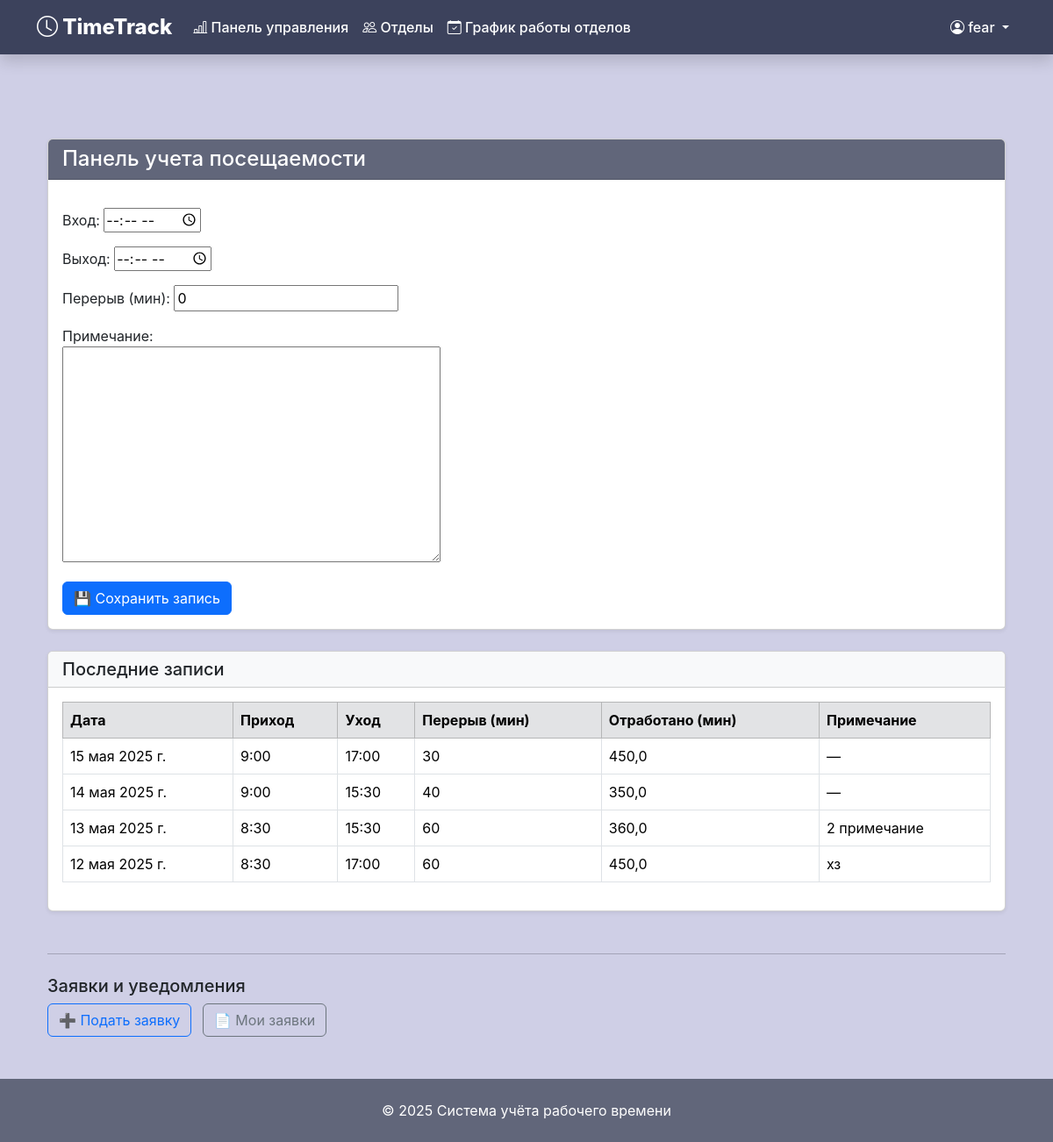
The app's page /statistics/ (signed in) with its own data.
### time_site/models.py (models this page shows, shortened)
class CustomUser(AbstractUser):
    email = models.EmailField(
        _('Электронная почта'),
        blank=False
    )
    ROLE_CHOICES = [
        ('Сотрудник', 'Сотрудник'),
        ('Руководитель', 'Руководитель'),
        ('Администратор', 'Администратор'),
    ]
    role = models.CharField(
        _('Роль'),
        max_length=50,
        choices=ROLE_CHOICES,
        default='Сотрудник'
    )
    post = models.CharField(
        _('Должность'),
        max_length=50,
        blank=True
    )
    hire_date = models.DateField(
        _('Дата приёма на работу'),
        default=timezone.now
    )
    phone = models.CharField(
        _('Телефон'),
        max_length=20,
        blank=True
    )
    description = models.TextField(
        _('Описание'),
        blank=True
    )
    department = models.ForeignKey(
        Department,
        on_delete=models.SET_NULL,
        null=True,
        blank=True,
        related_name='employees',
        verbose_name='Отдел'
    )
    is_active = models.BooleanField(
        _('Активен'),
        default=True
    )
    class Meta:
        verbose_name = 'Пользователь'
        verbose_name_plural = 'Пользователи'

class WorkLog(models.Model):
    user = models.ForeignKey(settings.AUTH_USER_MODEL, on_delete=models.CASCADE)
    date = models.DateField(default=timezone.now)
    check_in = models.TimeField(null=True, blank=True, verbose_name="Вход")
    check_out = models.TimeField(null=True, blank=True, verbose_name="Выход")
    break_minutes = models.PositiveIntegerField(default=0, verbose_name="Перерыв (мин)")
    note = models.TextField(blank=True, verbose_name="Примечание")
    @property
    def worked_time_minutes(self):
        if self.check_in and self.check_out:
            delta = datetime.combine(date.min, self.check_out) - datetime.combine(date.min, self.check_in)
            return max((delta.total_seconds() // 60) - self.break_minutes, 0)
        return 0
    class Meta:
        verbose_name = "Запись рабочего времени"
        verbose_name_plural = "Рабочие записи"
        unique_together = ['user', 'date']

### time_site/views/statistics.py (the view)
# urls.py: path('statistics/', my_statistics_view, name='my_statistics'),
@login_required
def my_statistics_view(request):
    today = now().date()
    logs = WorkLog.objects.filter(user=request.user).order_by('-date')[:30]
    if request.method == 'POST':
        form = WorkLogForm(request.POST)
        if form.is_valid():
            log, created = WorkLog.objects.get_or_create(user=request.user, date=today)
            for field in form.cleaned_data:
                setattr(log, field, form.cleaned_data[field])
            log.save()
            return redirect('my_statistics')
    else:
        form = WorkLogForm()
    return render(request, 'statistics/my_stats.html', {
        'form': form,
        'logs': logs,
        'today': today,
    })

### time_site/forms.py
class WorkLogForm(forms.ModelForm):
    class Meta:
        model = WorkLog
        fields = ['check_in', 'check_out', 'break_minutes', 'note']
        widgets = {
            'check_in': forms.TimeInput(attrs={'type': 'time'}),
            'check_out': forms.TimeInput(attrs={'type': 'time'}),
        }

### time_site/templates/statistics/my_stats.html (shortened to what this page needs)
{% extends 'base.html' %}
{% block content %}
<div class="container mt-5">
  <div class="card shadow-sm mb-4">
    <div class="card-header text-white" style="background-color: var(--secondary-color);">
      <h4 class="mb-0">Панель учета посещаемости</h4>
    </div>
    <div class="card-body">
      <form method="post">
        <div class="mb-3" style="max-width: 400px;">
          {{ form.check_in.label_tag }} {{ form.check_in }}
        </div>
        <div class="mb-3" style="max-width: 400px;">
          {{ form.check_out.label_tag }} {{ form.check_out }}
        </div>
        <div class="mb-3" style="max-width: 400px;">
          {{ form.break_minutes.label_tag }} {{ form.break_minutes }}
        </div>
        <div class="mb-3" style="max-width: 400px;">
          {{ form.note.label_tag }} {{ form.note }}
        </div>
        <button type="submit" class="btn btn-primary">
          💾 Сохранить запись
        </button>
      </form>
    </div>
  </div>
  <div class="card shadow-sm mb-5">
    <div class="card-header bg-light">
      <h5 class="mb-0">Последние записи</h5>
    </div>
    <div class="card-body">
      <div class="table-responsive">
        <table class="table table-bordered table-hover align-middle">
          <thead class="table-secondary">
            <tr>
              <th>Дата</th>
              <th>Приход</th>
              <th>Уход</th>
              <th>Перерыв (мин)</th>
              <th>Отработано (мин)</th>
              <th>Примечание</th>
            </tr>
          </thead>
          <tbody>
            {% for log in logs %}
            <tr>
              <td>{{ log.date }}</td>
              <td>{{ log.check_in|default:"—" }}</td>
              <td>{{ log.check_out|default:"—" }}</td>
              <td>{{ log.break_minutes }}</td>
              <td>{{ log.worked_time_minutes }}</td>
              <td>{{ log.note|default:"—" }}</td>
            </tr>
            {% empty %}
            <tr>
              <td colspan="6" class="text-center text-muted">Нет записей</td>
            </tr>
            {% endfor %}
          </tbody>
        </table>
      </div>
    </div>
  </div>
  <hr>
  <div class="mt-4">
    <h5>Заявки и уведомления</h5>
    <a href="{% url 'leave_form' %}" class="btn btn-outline-primary me-2">➕ Подать заявку</a>
    <a href="{% url 'leave_list' %}" class="btn btn-outline-secondary">📄 Мои заявки</a>
  </div>
</div>
{% endblock %}

### time_site/templates/base.html (shortened to what this page needs)
<!DOCTYPE html>
<html lang="ru">
<head>
    <link href="https://cdn.jsdelivr.net/npm/bootstrap@5.3.2/dist/css/bootstrap.min.css" rel="stylesheet">
    <link rel="stylesheet" href="https://cdn.jsdelivr.net/npm/bootstrap-icons@1.11.1/font/bootstrap-icons.min.css">
</head>
<body>
    <nav class="navbar navbar-expand-lg navbar-dark shadow" style="background-color: var(--header-bg);">
        <div class="container">
            <a class="navbar-brand" href="{% url 'home' %}">
                <i class="bi bi-clock"></i> TimeTrack
            </a>
            <div class="collapse navbar-collapse" id="navbarNav">
                {% if user.is_authenticated %}
                <ul class="navbar-nav me-auto mb-2 mb-lg-0">
                    <li class="nav-item">
                        <a class="nav-link" href="{% url 'my_statistics' %}">
                            <i class="bi bi-bar-chart-line"></i> Панель управления
                        </a>
                    </li>
                    <li class="nav-item">
                        <a class="nav-link" href="{% url 'department_list' %}">
                            <i class="bi bi-people"></i> Отделы
                        </a>
                    </li>
                    <li class="nav-item">
                        <a class="nav-link" href="{% url 'work_schedules' %}">
                            <i class="bi bi-calendar-check"></i> График работы отделов
                        </a>
                    </li>
                </ul>
                {% endif %}
                <ul class="navbar-nav ms-auto">
                    {% if user.is_authenticated %}
                    <li class="nav-item dropdown">
                        <a class="nav-link dropdown-toggle" href="#" id="navbarDropdown" role="button" data-bs-toggle="dropdown">
                            <i class="bi bi-person-circle"></i> {{ user.username }}
                        </a>
                    </li>
                    {% endif %}
                </ul>
            </div>
        </div>
    </nav>
    <main class="container my-5">
        {% block content %}{% endblock %}
    </main>
    <footer class="mt-auto">
        <div class="container text-center">
            <p class="text-white mb-0">© {% now "Y" %} Система учёта рабочего времени</p>
        </div>
    </footer>
</body>
</html>

### time_site/templates/base.html (style rules this page uses)
:root { --primary-color: #44557c; --secondary-color: #61667a; --accent-color: #5359b5; --background-color: #cfcfe6; --header-bg: #3c425c; }
body { background-color: var(--background-color); font-family: 'Nunito', -apple-system, BlinkMacSystemFont, sans-serif; min-height: 100vh; display: flex; flex-direction: column; }
.navbar-brand { font-weight: 800; font-size: 1.5rem; }
main { flex: 1; }
footer { background-color: var(--secondary-color); padding: 1.5rem 0; }
.navbar .nav-link { font-weight: 500; color: white; transition: color 0.3s; }

### records on screen
CustomUser: username "fear"
WorkLog: date "15 мая 2025 г.", check_in "9:00", check_out "17:00", break_minutes "30", worked_time_minutes "450,0", note "—"
WorkLog: date "14 мая 2025 г.", check_in "9:00", check_out "15:30", break_minutes "40", worked_time_minutes "350,0", note "—"
WorkLog: date "13 мая 2025 г.", check_in "8:30", check_out "15:30", break_minutes "60", worked_time_minutes "360,0", note "2 примечание"
WorkLog: date "12 мая 2025 г.", check_in "8:30", check_out "17:00", break_minutes "60", worked_time_minutes "450,0", note "хз"
